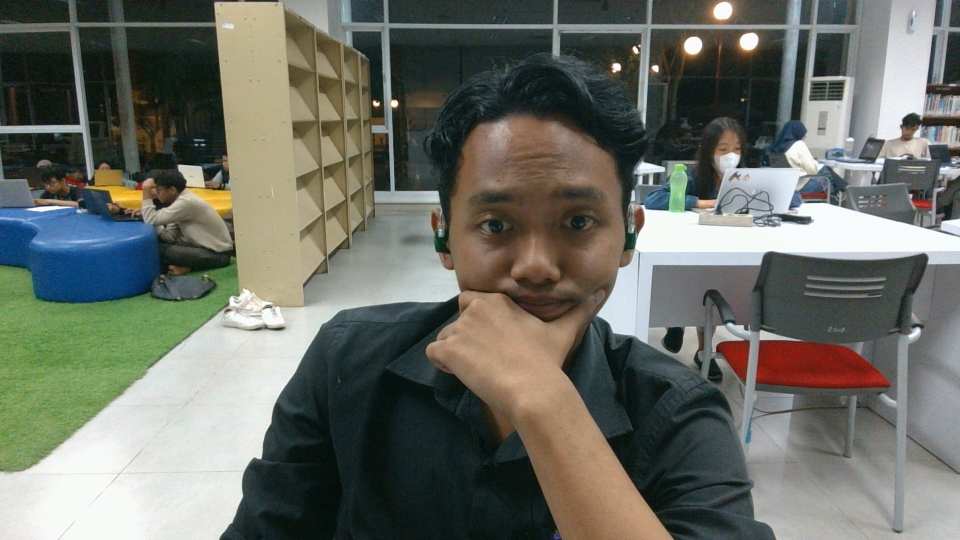
#> input picture Bima/bima.jpg, 1920 x 1080 px, found by its file name (shown at 1/2 size)
$ python opencv_filtering-image.py
#> lines starting #> are read from the running program, lines starting #| are printed output that depends on the picture; after the words box and inside, x2 and y2 are one past the last pixel; in counts of white or black regions, pixels touching at a corner belong together
import cv2
import numpy as np

class ImageFilter:
    def __init__(self, image_path):
        self.image_path = image_path

    def apply_filter(self):
        # Baca gambar
        image = cv2.imread(self.image_path)
#> image is the input picture: shape (1080, 1920, 3); mean B, G, R 101.5, 110, 107.2

        # Ubah ukuran frame menjadi lebih kecil
        resized_image = cv2.resize(image, (0, 0), fx=0.5, fy=0.5)
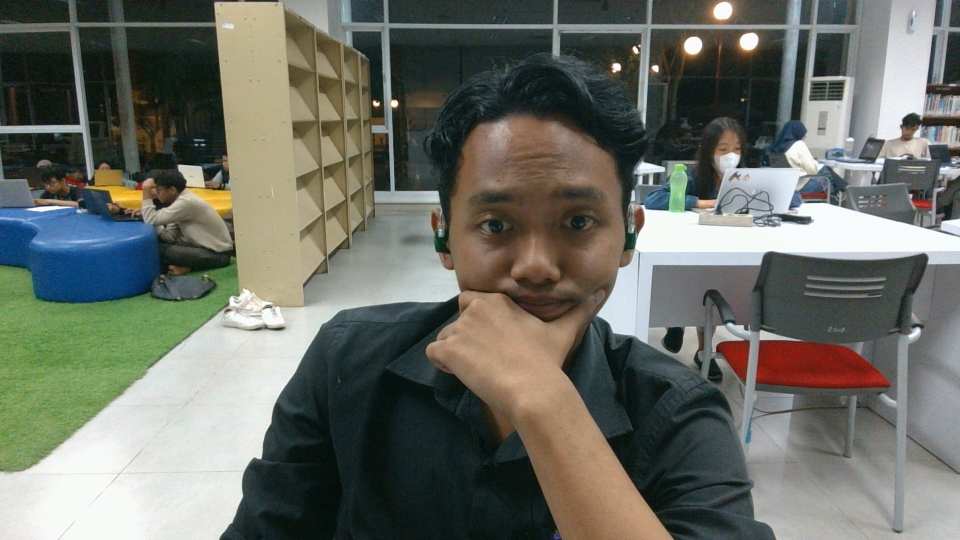
#> resized_image: shape (540, 960, 3); mean B, G, R 101.7, 110.2, 107.3

        # Pemfilteran warna
        lower_red = np.array([0, 0, 0])
        upper_red = np.array([50, 50, 255])
        mask = cv2.inRange(resized_image, lower_red, upper_red)
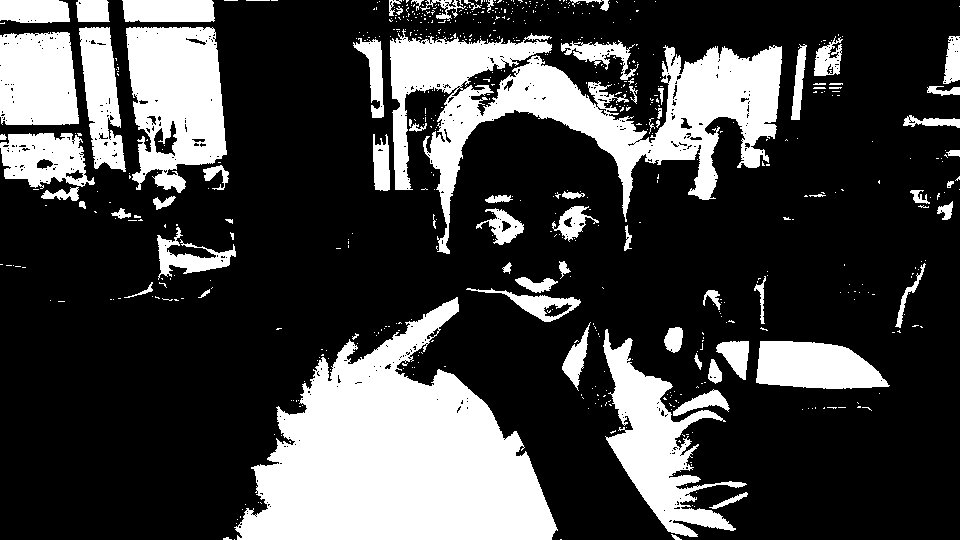
#> mask: shape (540, 960); 26.4% white; 639 white regions (564 under 20 px), largest, box (x1, y1, x2, y2) and area: (234, 297, 558, 540) 43838, (390, 29, 782, 254) 29381, (126, 27, 227, 193) 12018
        result = cv2.bitwise_and(resized_image, resized_image, mask=cv2.bitwise_not(mask))
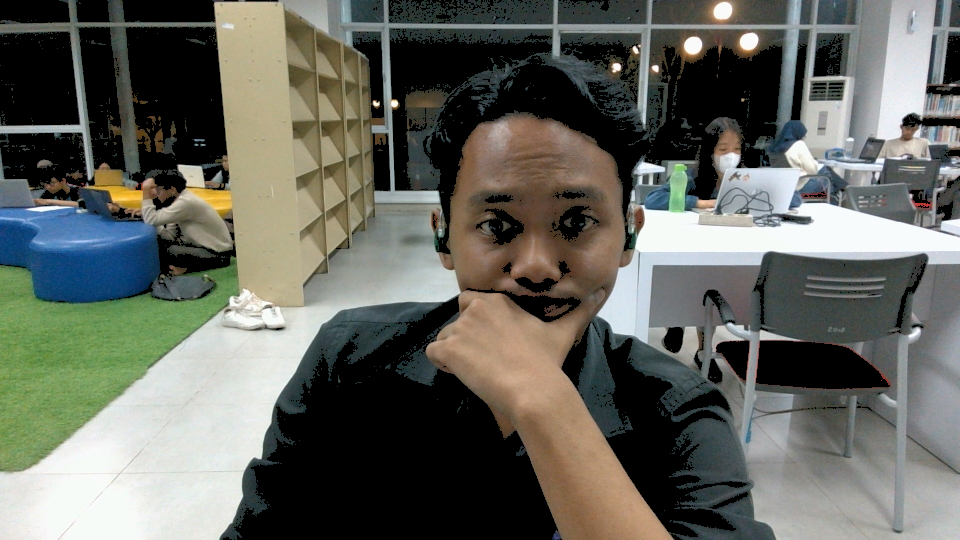
#> result: shape (540, 960, 3); mean B, G, R 94.1, 101.7, 99.9

        # Konversi gambar ke grayscale
        gray = cv2.cvtColor(result, cv2.COLOR_BGR2GRAY)
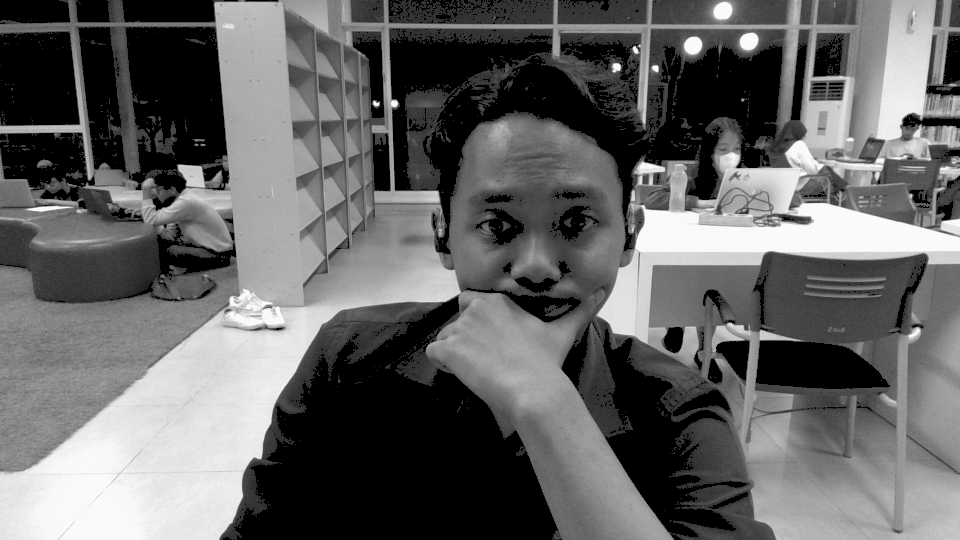
#> gray: shape (540, 960); min 0, max 253, mean 100.3

        # Terapkan filter blur Gaussian
        blurred = cv2.GaussianBlur(gray, (5, 5), 0)

        # Terapkan filter Canny untuk deteksi tepi
        edges = cv2.Canny(blurred, 30, 150)
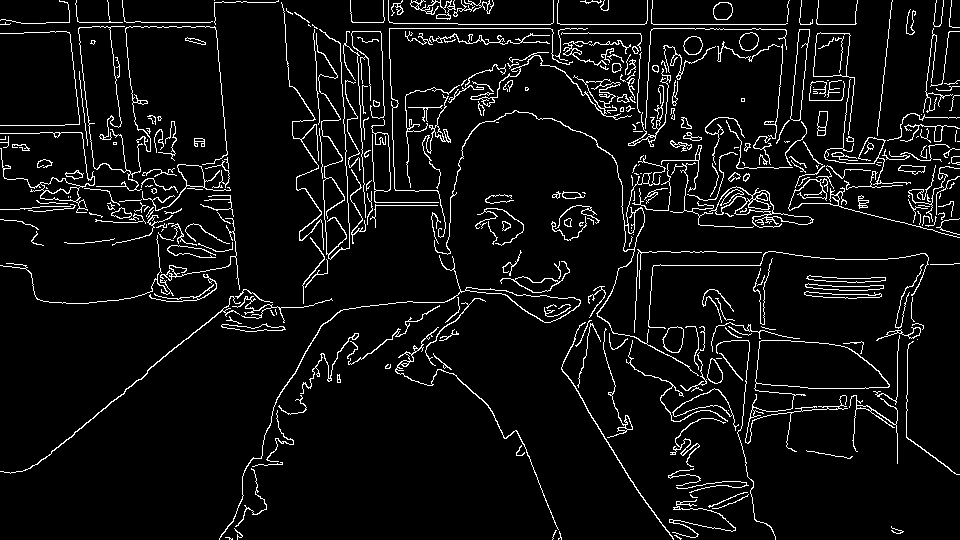
#> edges: shape (540, 960); 6.2% white in thin lines or dots

        return edges

    def show_image(self, image):
        cv2.imshow('Filtered Image', image)
        cv2.waitKey(0)
        cv2.destroyAllWindows()

# Usage example
image_path = 'opencv/bima.jpg'
image_filter = ImageFilter(image_path)
filtered_image = image_filter.apply_filter()
image_filter.show_image(filtered_image)
